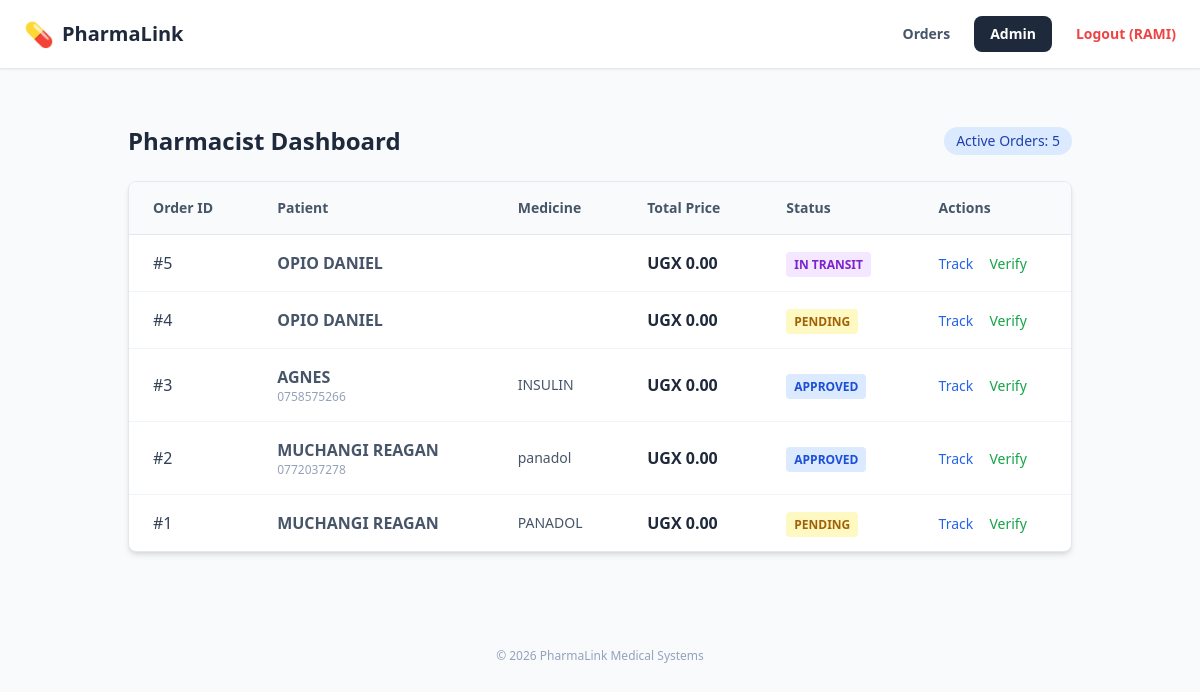
The page /orders/ (signed in) on the database as committed earlier.
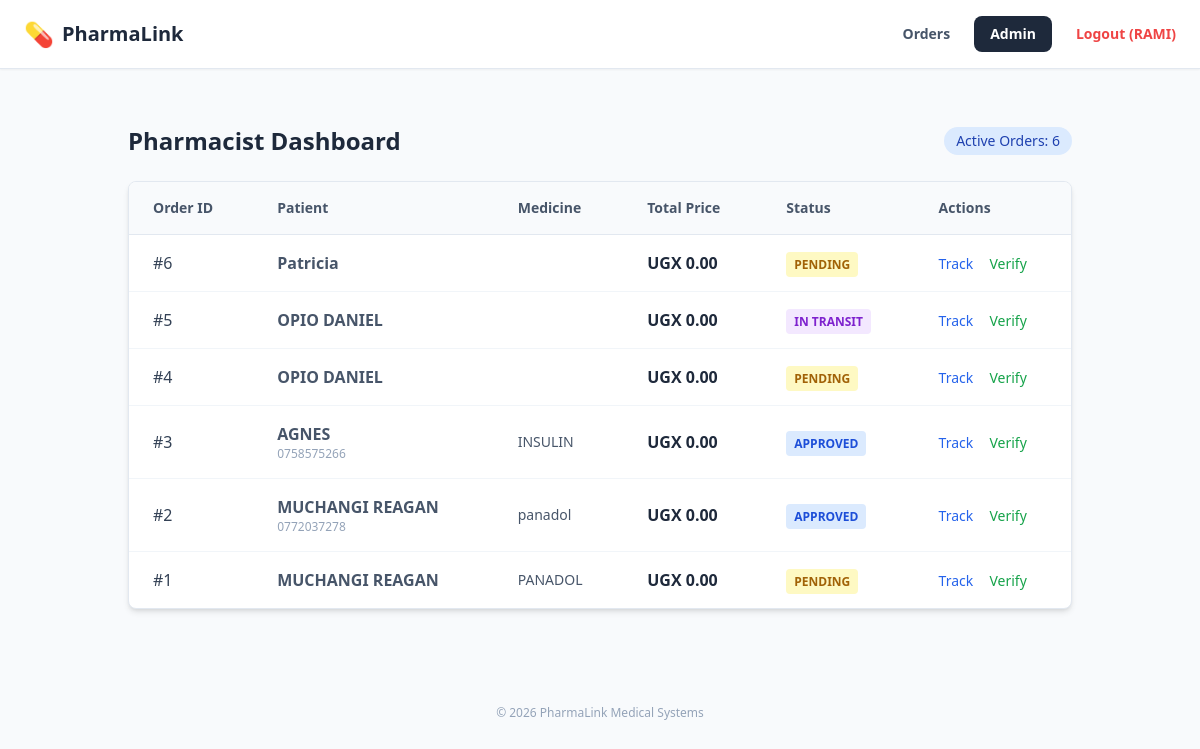
The same page on the database as committed later.
### MED/models.py (models this page shows, shortened)
class Order(models.Model):
    STATUS_CHOICES = [
        ('Pending', 'Pending'), ('Approved', 'Approved'),
        ('In Transit', 'In Transit'), ('Delivered', 'Delivered'), ('Completed', 'Completed')
    ]
    patient_name = models.CharField(max_length=200)
    patient_phone = models.CharField(max_length=15, blank=True)
    medicines = models.TextField()
    branch = models.ForeignKey(Branch, on_delete=models.CASCADE, related_name='orders')
    status = models.CharField(max_length=20, choices=STATUS_CHOICES, default='Pending')
    delivery_code = models.CharField(max_length=4, editable=False)
    prescription_photo = models.ImageField(upload_to='prescriptions/', null=True, blank=True)
    latitude = models.FloatField(default=0.0, null=True, blank=True)
    longitude = models.FloatField(default=0.0, null=True, blank=True)
    created_at = models.DateTimeField(auto_now_add=True)
    total_price = models.DecimalField(max_digits=10, decimal_places=2, default=0.00)
    processed_by = models.ForeignKey(Worker, on_delete=models.SET_NULL, null=True, blank=True)

### MED/views.py (the view)
# urls.py: path('orders/', views.order_list, name='order_list'),
@login_required
def order_list(request):
    orders = Order.objects.all().order_by('-created_at')
    return render(request, 'order_list.html', {'orders': orders})

### MED/templates/order_list.html
{% extends 'base.html' %}
{% block content %}
<div class="max-w-6xl mx-auto p-6">
    <div class="flex justify-between items-center mb-6">
        <h1 class="text-2xl font-bold text-slate-800">Pharmacist Dashboard</h1>
        <div class="flex gap-4">
            <span class="bg-blue-100 text-blue-800 px-3 py-1 rounded-full text-sm font-medium">
                Active Orders: {{ orders.count }}
            </span>
        </div>
    </div>
    <div class="bg-white shadow-md rounded-lg overflow-hidden border border-slate-200">
        <table class="w-full text-left border-collapse">
            <thead class="bg-slate-50 border-b border-slate-200">
                <tr>
                    <th class="px-6 py-4 text-sm font-semibold text-slate-600">Order ID</th>
                    <th class="px-6 py-4 text-sm font-semibold text-slate-600">Patient</th>
                    <th class="px-6 py-4 text-sm font-semibold text-slate-600">Medicine</th>
                    <th class="px-6 py-4 text-sm font-semibold text-slate-600">Total Price</th>
                    <th class="px-6 py-4 text-sm font-semibold text-slate-600">Status</th>
                    <th class="px-6 py-4 text-sm font-semibold text-slate-600">Actions</th>
                </tr>
            </thead>
            <tbody class="divide-y divide-slate-100">
                {% for order in orders %}
                <tr class="hover:bg-slate-50 transition">
                    <td class="px-6 py-4 font-medium text-slate-700">#{{ order.id }}</td>
                    <td class="px-6 py-4 text-slate-600">
                        <div class="font-bold">{{ order.patient_name }}</div>
                        <div class="text-xs text-slate-400">{{ order.patient_phone }}</div>
                    </td>
                    <td class="px-6 py-4 text-slate-600 text-sm">{{ order.medicines }}</td>
                    <td class="px-6 py-4 font-semibold text-slate-800">
                        UGX {{ order.total_price }}
                    </td>
                    <td class="px-6 py-4">
                        <span class="px-2 py-1 rounded text-xs font-bold uppercase
                            {% if order.status == 'Pending' %} bg-yellow-100 text-yellow-700
                            {% elif order.status == 'Completed' %} bg-green-100 text-green-700
                            {% elif order.status == 'In Transit' %} bg-purple-100 text-purple-700
                            {% else %} bg-blue-100 text-blue-700 {% endif %}">
                            {{ order.status }}
                        </span>
                    </td>
                    <td class="px-6 py-4 space-x-3">
                        <a href="{% url 'track_order' order.pk %}" class="text-blue-600 hover:text-blue-800 font-medium text-sm">Track</a>
                        {% if order.status != 'Completed' %}
                        <a href="#" class="text-green-600 hover:text-green-800 font-medium text-sm">Verify</a>
                        {% endif %}
                    </td>
                </tr>
                {% empty %}
                <tr>
                    <td colspan="6" class="px-6 py-10 text-center text-slate-500 italic">
                        No orders found in the system.
                    </td>
                </tr>
                {% endfor %}
            </tbody>
        </table>
    </div>
</div>
{% endblock %}

### MED/templates/base.html (shortened to what this page needs)
<!DOCTYPE html>
<html lang="en">
<head>
    <script src="https://cdn.tailwindcss.com"></script>
</head>
<body class="bg-slate-50 min-h-screen">
    <nav class="bg-white border-b border-slate-200 px-6 py-4 flex justify-between items-center shadow-sm">
        <div class="flex items-center gap-2">
            <span class="text-2xl">💊</span>
            <span class="font-bold text-xl text-slate-800">PharmaLink</span>
        </div>
        <div class="flex items-center space-x-6 text-sm font-semibold">
            {% if user.is_authenticated %}
                {% if user.is_superuser or user.personnel.role == 'Pharmacist' %}
                    <a href="{% url 'order_list' %}" class="text-slate-600 hover:text-blue-600 transition">Orders</a>
                {% endif %}
                {% if user.is_superuser %}
                    <a href="/admin" class="bg-slate-800 text-white px-4 py-2 rounded-lg hover:bg-slate-700 transition">Admin</a>
                {% endif %}
                <form action="{% url 'logout' %}" method="post" class="inline">
                    <button type="submit" class="text-red-500 hover:text-red-700 font-bold cursor-pointer">
                        Logout ({{ user.username }})
                    </button>
                </form>
            {% else %}
                <a href="{% url 'login' %}" class="text-blue-600 hover:text-blue-800 font-bold">Staff Login</a>
            {% endif %}
        </div>
    </nav>
    <main class="container mx-auto px-4 py-8">
        {% block content %}
        {% endblock %}
    </main>
    <footer class="text-center py-10 text-slate-400 text-xs">
        &copy; 2026 PharmaLink Medical Systems
    </footer>
</body>
</html>

Rows that differ between the two databases and show on the page:
added Order: id "6", patient_name "Patricia", total_price "0.00", status "PENDING", shows "Verify"
Other text that changed with them:
{{ orders.count }}: "5" → "6"
